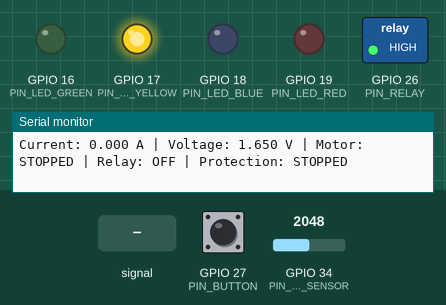
Recording of a program running on a simulated ESP32. Parts: switched loads named in the program (green lamp = pin HIGH), output pins drawn as LEDs (lit = HIGH), the last lines printed to the serial monitor. Inputs (shaded band) come from the test bench; at power-on: GPIO 27 (PIN_BUTTON) HIGH, GPIO 34 (PIN_CURRENT_SENSOR) = 2048.

Above: at 1.9 s.
2.0 s: GPIO 27 (PIN_BUTTON) pulled LOW for 0.15 s
At 3.0 s:
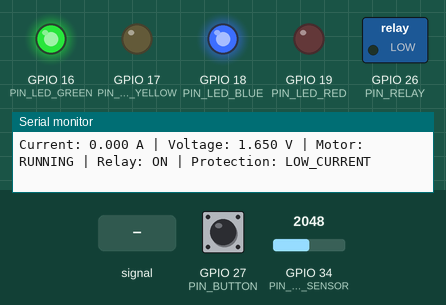
3.6 s: GPIO 34 (PIN_CURRENT_SENSOR) fed a 200 Hz sine of ±327 counts around its level
At 4.1 s:
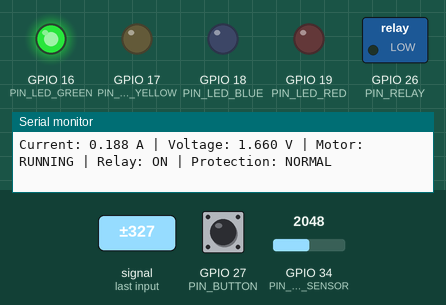
6.6 s: GPIO 34 (PIN_CURRENT_SENSOR) set to 2155
At 7.4 s:
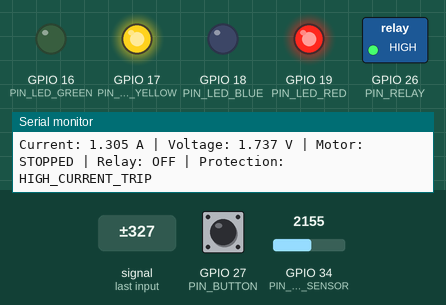
11.3 s: GPIO 34 (PIN_CURRENT_SENSOR) set to 1228
Timing chart, 0 to 13.8 s (numbered marks = the images above; inputs shaded):
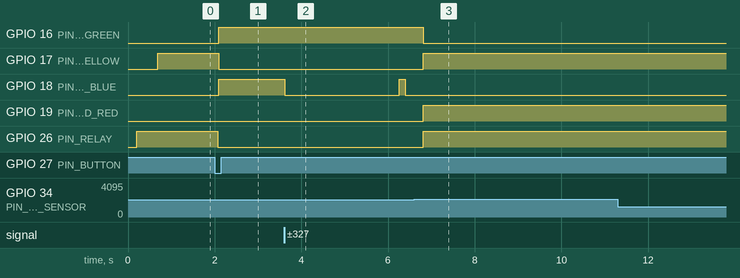

Measured:
- the behaviour switches between 2088 and 2089 on GPIO 34 (PIN_CURRENT_SENSOR) (found by bisection; images 2 and 3)
- after the input at 2.0 s, GPIO 16 (PIN_LED_GREEN), GPIO 18 (PIN_LED_BLUE): LOW → HIGH after 0.09 s; GPIO 17 (PIN_LED_YELLOW): HIGH → LOW after 0.09 s; GPIO 26 (PIN_RELAY): HIGH → LOW after 0.07 s
- after the input at 3.6 s, GPIO 18 (PIN_LED_BLUE): HIGH → LOW at once, → HIGH 2.6 s later, → LOW 0.14 s later
- after the input at 6.6 s, GPIO 16 (PIN_LED_GREEN): HIGH → LOW after 0.21 s; GPIO 17 (PIN_LED_YELLOW), GPIO 19 (PIN_LED_RED), GPIO 26 (PIN_RELAY): LOW → HIGH after 0.21 s

The program:

main.cpp
```cpp
#include <Arduino.h>
// ------------------------- PIN DEFINITIONS -------------------------
const int PIN_CURRENT_SENSOR = 34;   // ACS712 analog output (ADC1 input, input-only pin)
const int PIN_RELAY          = 26;   // Relay control (Active LOW)
const int PIN_BUTTON         = 27;   // Emergency stop / start-stop button (INPUT_PULLUP)

const int PIN_LED_GREEN      = 16;   // Motor running
const int PIN_LED_YELLOW     = 17;   // Motor stopped
const int PIN_LED_BLUE       = 18;   // Low current
const int PIN_LED_RED        = 19;   // High current (fault)

// ------------------------- RELAY / LOGIC LEVELS ---------------------
const int RELAY_ON  = LOW;           // Active LOW relay module
const int RELAY_OFF = HIGH;

// ------------------------- ADC / SENSOR CONSTANTS --------------------
const float ADC_VREF                = 3.3f;     // ESP32 ADC reference voltage
const int   ADC_RESOLUTION          = 4095;      // 12-bit ADC (0-4095)
const float VOLTAGE_DIVIDER_RATIO   = 1.0f;      // Set > 1.0 if using a divider (see note above)
const float ACS712_SENSITIVITY      = 0.066f;    // V per A, ACS712-30A
const float NOISE_FLOOR_CURRENT     = 0.03f;     // Ignore current readings below this (A)

const int CALIBRATION_SAMPLES = 800;   // Number of samples used at startup (500-1000 range)
const int CURRENT_SAMPLES     = 200;   // Samples averaged per readCurrent() call (raised for a noisy ACS712 signal)


const float CURRENT_EMA_ALPHA = 0.2f;

const unsigned long OVERCURRENT_CONFIRM_MS = 150;
const unsigned long STARTUP_GRACE_MS = 500;

// ------------------------- PROTECTION THRESHOLDS ----------------------
const float HIGH_CURRENT_THRESHOLD = .50f;   // Amps - trips protection immediately
const float LOW_CURRENT_THRESHOLD  = 0.05f;  // Amps - below this, Blue LED indicates low current

// ------------------------- TIMING CONSTANTS ---------------------------
const unsigned long DEBOUNCE_DELAY_MS   = 50;    // Button software debounce
const unsigned long AUTO_RESTART_DELAY_MS = 3000; // Wait time after fault clears before restart
const unsigned long PRINT_INTERVAL_MS   = 200;   // Serial status print interval

// ------------------------- SYSTEM STATE MACHINE -----------------------
enum SystemState {
  STATE_STOPPED,        // Motor off, idle (default / after emergency stop released back to idle)
  STATE_RUNNING,        // Motor on, current within normal range
  STATE_LOW_CURRENT,    // Motor on, but current below LOW_CURRENT_THRESHOLD
  STATE_HIGH_CURRENT,   // Fault: overcurrent detected, motor forcibly disabled
  STATE_EMERGENCY_STOP  // Motor stopped by user via the push button
};

SystemState systemState = STATE_STOPPED;

// ------------------------- GLOBAL RUNTIME VARIABLES --------------------
float zeroVoltage   = 0.0f;   // Calibrated sensor offset voltage (no-load output)
float lastCurrent   = 0.0f;   // Most recent filtered current reading (A)
float lastVoltage   = 0.0f;   // Most recent raw sensor voltage (V)

bool motorRunning = false;    // True when relay is energized / motor commanded ON
unsigned long motorStartTime = 0; // millis() timestamp of the last startMotor() call

// Button debounce state
int  lastRawButtonReading   = HIGH;
int  stableButtonState      = HIGH;
unsigned long lastDebounceTime = 0;

// High current trip / auto-restart timing
unsigned long highCurrentClearedTime = 0; // millis() timestamp when current became safe again
bool waitingForRestart = false;

// Overcurrent confirmation timing (prevents false trips from ADC noise)
unsigned long overCurrentStartTime = 0;
bool overCurrentTimerRunning = false;

// Exponential moving average state for the current reading
float smoothedCurrent = 0.0f;
bool  smoothedCurrentInitialized = false;

// Serial print timing
unsigned long lastPrintTime = 0;

// ------------------------- FUNCTION PROTOTYPES -------------------------
// Required because PlatformIO (main.cpp) does not auto-generate these

void setupPins();
void calibrateSensor();
void readCurrent();
void startMotor();
void stopMotor();
void handleButton();
void onButtonPressed();
void protectionLogic();
void updateLEDs();
void printStatus();
const char* stateToString(SystemState state);


void setup() {
  Serial.begin(115200);
  delay(200);

  setupPins();
  stopMotor();          // Ensure motor/relay start in a known OFF state
  calibrateSensor();    // Establish zero-current reference voltage

  systemState = STATE_STOPPED;
  updateLEDs();

  Serial.println(F("==================================================="));
  Serial.println(F(" ESP32 DC Motor Protection System - Initialized"));
  Serial.println(F("==================================================="));
}


void loop() {
  handleButton();       // Check for user start/stop requests
  readCurrent();         // Update lastCurrent / lastVoltage
  protectionLogic();     // Apply high/low current protection rules
  updateLEDs();           // Reflect current state on the LEDs
  printStatus();          // Periodic serial reporting
}


void setupPins() {
  pinMode(PIN_CURRENT_SENSOR, INPUT);
  pinMode(PIN_RELAY, OUTPUT);
  pinMode(PIN_BUTTON, INPUT_PULLUP);

  pinMode(PIN_LED_GREEN, OUTPUT);
  pinMode(PIN_LED_YELLOW, OUTPUT);
  pinMode(PIN_LED_BLUE, OUTPUT);
  pinMode(PIN_LED_RED, OUTPUT);

  digitalWrite(PIN_RELAY, RELAY_OFF);
  digitalWrite(PIN_LED_GREEN, LOW);
  digitalWrite(PIN_LED_YELLOW, LOW);
  digitalWrite(PIN_LED_BLUE, LOW);
  digitalWrite(PIN_LED_RED, LOW);
}


void calibrateSensor() {
  Serial.println(F("Calibrating current sensor... keep motor OFF."));

  double total = 0.0;

  for (int i = 0; i < CALIBRATION_SAMPLES; i++) {
    total += analogRead(PIN_CURRENT_SENSOR);
    delayMicroseconds(500); // Small spacing between samples for ADC stability
  }

  float averageRaw = total / CALIBRATION_SAMPLES;
  zeroVoltage = (averageRaw / ADC_RESOLUTION) * ADC_VREF * VOLTAGE_DIVIDER_RATIO;

  Serial.print(F("Calibration complete. Zero-current voltage = "));
  Serial.print(zeroVoltage, 4);
  Serial.println(F(" V"));
}


void readCurrent() {
  long total = 0;

  for (int i = 0; i < CURRENT_SAMPLES; i++) {
    total += analogRead(PIN_CURRENT_SENSOR);
  }

  float averageRaw = (float)total / CURRENT_SAMPLES;
  float sensorVoltage = (averageRaw / ADC_RESOLUTION) * ADC_VREF * VOLTAGE_DIVIDER_RATIO;

  float current = fabs(sensorVoltage - zeroVoltage) / ACS712_SENSITIVITY;

  // Ignore very small values to reduce noise from ADC jitter
  if (current < NOISE_FLOOR_CURRENT) {
    current = 0.0f;
  }


  if (!smoothedCurrentInitialized) {
    smoothedCurrent = current;
    smoothedCurrentInitialized = true;
  } else {
    smoothedCurrent = (CURRENT_EMA_ALPHA * current) + ((1.0f - CURRENT_EMA_ALPHA) * smoothedCurrent);
  }

  lastVoltage = sensorVoltage;
  lastCurrent = smoothedCurrent;
}


void startMotor() {
  digitalWrite(PIN_RELAY, RELAY_ON);
  motorRunning = true;
  motorStartTime = millis();
}


void stopMotor() {
  digitalWrite(PIN_RELAY, RELAY_OFF);
  motorRunning = false;
}


void handleButton() {
  int rawReading = digitalRead(PIN_BUTTON);

  // Reset debounce timer whenever the raw reading changes
  if (rawReading != lastRawButtonReading) {
    lastDebounceTime = millis();
  }

  // If the reading has been stable longer than the debounce delay,
  // accept it as the new stable state
  if ((millis() - lastDebounceTime) > DEBOUNCE_DELAY_MS) {
    if (rawReading != stableButtonState) {
      stableButtonState = rawReading;

      // Falling edge = button just pressed (pulled up, pressed = LOW)
      if (stableButtonState == LOW) {
        onButtonPressed();
      }
    }
  }

  lastRawButtonReading = rawReading;
}

// Handles a single confirmed button press event
void onButtonPressed() {
  bool motorCurrentlyActive =
      (systemState == STATE_RUNNING || systemState == STATE_LOW_CURRENT);

  if (motorCurrentlyActive) {
    stopMotor();
    systemState = STATE_EMERGENCY_STOP;
    waitingForRestart = false; // Cancel any pending auto-restart
    Serial.println(F(">>> Emergency Stop button pressed: motor stopped."));
  } else if (systemState == STATE_STOPPED || systemState == STATE_EMERGENCY_STOP) {
    startMotor();
    systemState = STATE_RUNNING;
    Serial.println(F(">>> Start button pressed: motor running."));
  }

}


void protectionLogic() {
  bool withinStartupGrace = motorRunning && (millis() - motorStartTime < STARTUP_GRACE_MS);

  // ---- HIGH CURRENT FAULT (confirmed over time, not a single sample) ----
  if (!withinStartupGrace && motorRunning && lastCurrent > HIGH_CURRENT_THRESHOLD) {
    if (!overCurrentTimerRunning) {
      overCurrentTimerRunning = true;
      overCurrentStartTime = millis();
    } else if (millis() - overCurrentStartTime >= OVERCURRENT_CONFIRM_MS) {
      stopMotor();
      systemState = STATE_HIGH_CURRENT;
      waitingForRestart = false;
      overCurrentTimerRunning = false;
      Serial.print(F("!!! WARNING: High current detected ("));
      Serial.print(lastCurrent, 3);
      Serial.println(F(" A). Motor disabled for protection."));
    }
    return;
  } else {

    overCurrentTimerRunning = false;
  }

  // ---- MANAGE AUTO-RESTART AFTER A TRIP ----
  if (systemState == STATE_HIGH_CURRENT) {
    if (lastCurrent <= HIGH_CURRENT_THRESHOLD) {
      if (!waitingForRestart) {
        waitingForRestart = true;
        highCurrentClearedTime = millis();
        Serial.println(F("Current back to safe levels. Waiting to auto-restart..."));
      } else if (millis() - highCurrentClearedTime >= AUTO_RESTART_DELAY_MS) {
        startMotor();
        systemState = STATE_RUNNING;
        waitingForRestart = false;
        Serial.println(F(">>> Auto-restart complete. Motor running."));
      }
    } else {
      // Current spiked again while waiting; reset the restart timer
      waitingForRestart = false;
    }
    return; // Do not evaluate low-current logic while tripped
  }

  // ---- LOW CURRENT DETECTION (motor keeps running) ----
  if (motorRunning) {
    if (lastCurrent < LOW_CURRENT_THRESHOLD) {
      systemState = STATE_LOW_CURRENT;
    } else {
      systemState = STATE_RUNNING;
    }
  }
}


void updateLEDs() {
  bool motorIsOn = (systemState == STATE_RUNNING || systemState == STATE_LOW_CURRENT);

  digitalWrite(PIN_LED_GREEN,  motorIsOn ? HIGH : LOW);
  digitalWrite(PIN_LED_YELLOW, motorIsOn ? LOW  : HIGH);

  digitalWrite(PIN_LED_BLUE, (systemState == STATE_LOW_CURRENT)  ? HIGH : LOW);
  digitalWrite(PIN_LED_RED,  (systemState == STATE_HIGH_CURRENT) ? HIGH : LOW);
}

void printStatus() {
  unsigned long now = millis();
  if (now - lastPrintTime < PRINT_INTERVAL_MS) {
    return;
  }
  lastPrintTime = now;

  Serial.print(F("Current: "));
  Serial.print(lastCurrent, 3);
  Serial.print(F(" A | Voltage: "));
  Serial.print(lastVoltage, 3);
  Serial.print(F(" V | Motor: "));
  Serial.print(motorRunning ? F("RUNNING") : F("STOPPED"));
  Serial.print(F(" | Relay: "));
  Serial.print(motorRunning ? F("ON") : F("OFF"));
  Serial.print(F(" | Protection: "));
  Serial.println(stateToString(systemState));
}

const char* stateToString(SystemState state) {
  switch (state) {
    case STATE_STOPPED:        return "STOPPED";
    case STATE_RUNNING:        return "NORMAL";
    case STATE_LOW_CURRENT:    return "LOW_CURRENT";
    case STATE_HIGH_CURRENT:   return "HIGH_CURRENT_TRIP";
    case STATE_EMERGENCY_STOP: return "EMERGENCY_STOP";
    default:                   return "UNKNOWN";
  }
}
```
